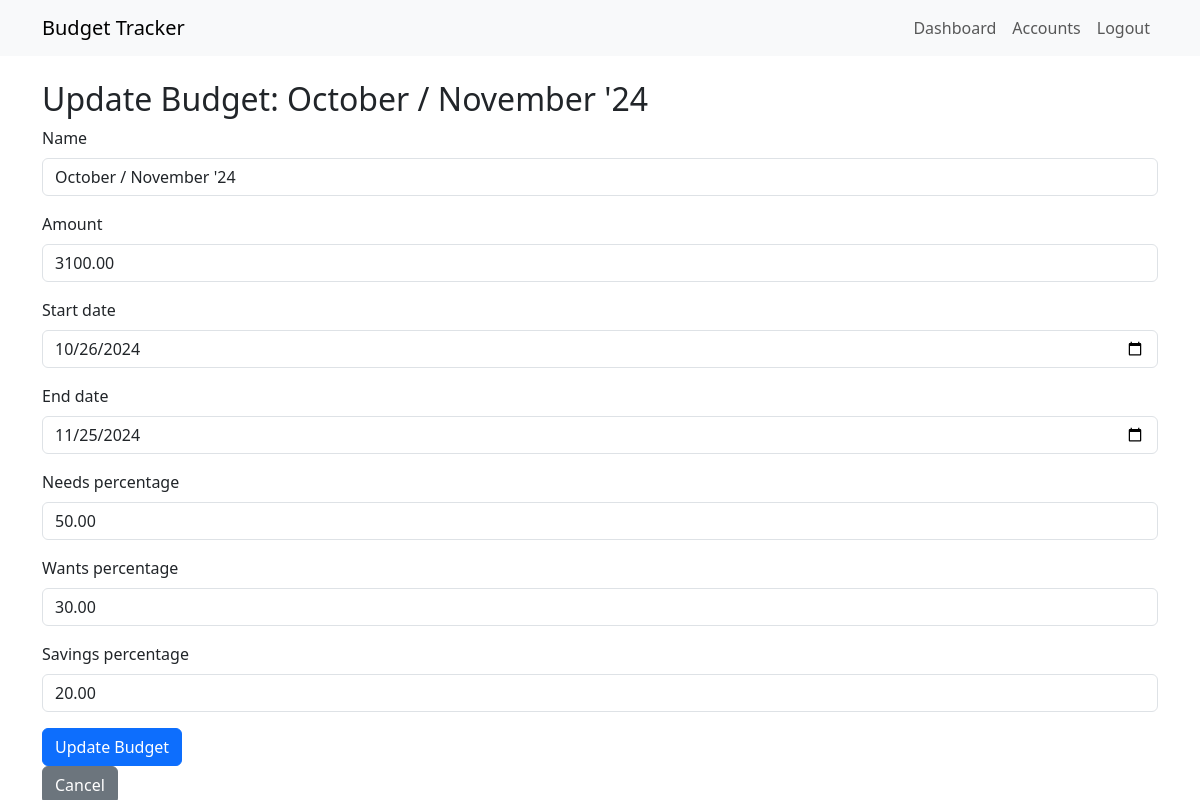
Screenshot of /accounts/budget/2/update/ (signed in) with the database file from the repository.
### accounts/models.py (models this page shows, shortened)
class Budget(models.Model):
    user = models.ForeignKey(User, on_delete=models.CASCADE)
    name = models.CharField(max_length=100)
    amount = models.DecimalField(max_digits=10, decimal_places=2)
    start_date = models.DateField()
    end_date = models.DateField()
    needs_percentage = models.DecimalField(max_digits=5, decimal_places=2, default=50)
    wants_percentage = models.DecimalField(max_digits=5, decimal_places=2, default=30)
    savings_percentage = models.DecimalField(max_digits=5, decimal_places=2, default=20)

### accounts/views.py (the view)
# urls.py: path('budget/<int:budget_id>/update/', views.budget_update, name='budget_update'),
@login_required
def budget_update(request, budget_id):
    budget = get_object_or_404(Budget, id=budget_id, user=request.user)
    if request.method == 'POST':
        form = BudgetForm(request.POST, instance=budget)
        if form.is_valid():
            form.save()
            messages.success(request, 'Budget updated successfully!')
            return redirect('accounts:budget_detail', budget_id=budget.id)
    else:
        form = BudgetForm(instance=budget)
    return render(request, 'accounts/budget_update.html', {'form': form, 'budget': budget})

### accounts/forms.py (shortened to what this page needs)
class BudgetForm(forms.ModelForm):
    class Meta:
        model = Budget
        fields = ['name', 'amount', 'start_date', 'end_date', 'needs_percentage', 'wants_percentage', 'savings_percentage']
        widgets = {
            'start_date': forms.DateInput(attrs={'type': 'date'}),
            'end_date': forms.DateInput(attrs={'type': 'date'}),
        }

### accounts/templates/accounts/budget_update.html (shortened to what this page needs)
{% extends 'base.html' %}
{% load django_bootstrap5 %}
{% block content %}
<h2>Update Budget: {{ budget.name }}</h2>
<form method="post">
    {% bootstrap_form form %}
    {% bootstrap_button "Update Budget" button_type="submit" button_class="btn-primary" %}
</form>
<a href="{% url 'accounts:budget_detail' budget.id %}" class="btn btn-secondary">Cancel</a>
{% endblock %}

### rows the page displays
Budget: name "October / November '24", amount "3100.00", start_date "10/26/2024", end_date "11/25/2024", needs_percentage "50.00", wants_percentage "30.00", savings_percentage "20.00"
